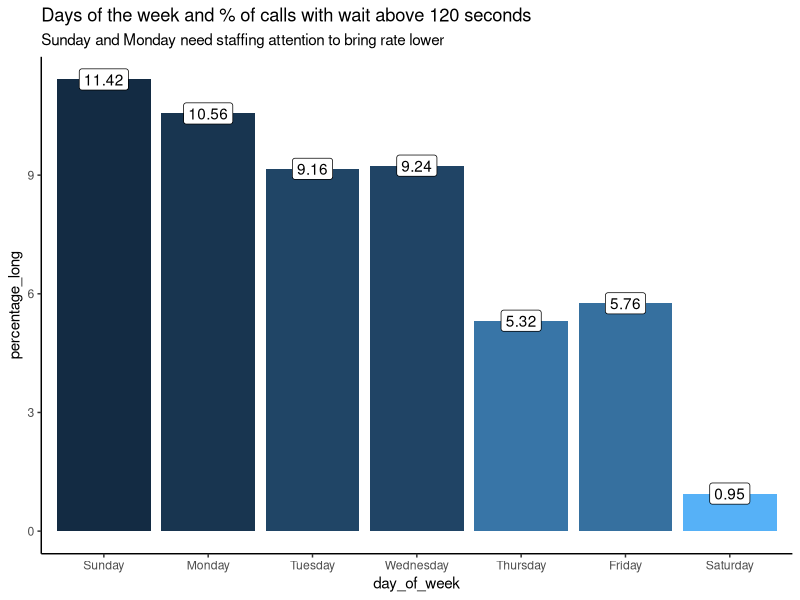

Write the R code that produced this figure.
## ---- chunk 1
knitr::opts_chunk$set(echo = TRUE, message = FALSE)
library(tidyverse)
library(lubridate)
## ---- chunk 2
# download from: http://ie.technion.ac.il/serveng/callcenterdata/index.html, 
#   http://ie.technion.ac.il/serveng/callcenterdata/FebruaryTxt.ZIP

#make our data frame
callcenterdata <- read.table(here::here("assignment4/february.txt"), 
                      header = TRUE,
                      sep = "") %>% 
  #filter out unnecessary bits
  filter(server != "PHANTOM",  #ghost calls dont count
         vru_time >= 0,  #vru time can't be negative
         date < 990208) %>%  #just use the one week
  #make some new variables
  mutate(wait_total = vru_time + q_time, 
         long_wait_binary = if_else(wait_total>120, 1, 0), #if it's a long wait, score it 1
         date = ymd(19000000 + date), #make crappy date format into full date number, then make it ymd
         day_of_week = factor(wday(date), #use date to make day of week factors
                              levels = c(1:7),
                              labels = c("Sunday","Monday","Tuesday",
                                         "Wednesday","Thursday","Friday","Saturday"))) 
#let's summarize it
long_call_summary <- callcenterdata %>% 
  group_by(day_of_week) %>% 
  summarize(count = n(),
            long_count = sum(long_wait_binary),
            percentage_long = round(long_count / count * 100, 2)) 

#let's plot it
long_call_summary %>% 
  select(day_of_week, percentage_long) %>% 
  ggplot(aes(x = day_of_week, y = percentage_long, label = percentage_long)) +
  geom_col(aes(fill = desc(percentage_long))) +
  geom_label() +
  theme_classic() + 
  theme(legend.position = "none") +
  labs(title= "Days of the week and % of calls with wait above 120 seconds",
       subtitle = "Sunday and Monday need staffing attention to bring rate lower")
## ---- chunk 3
knitr::kable(long_call_summary %>% select(day_of_week, percentage_long) %>% rename("% over 120" = percentage_long))
